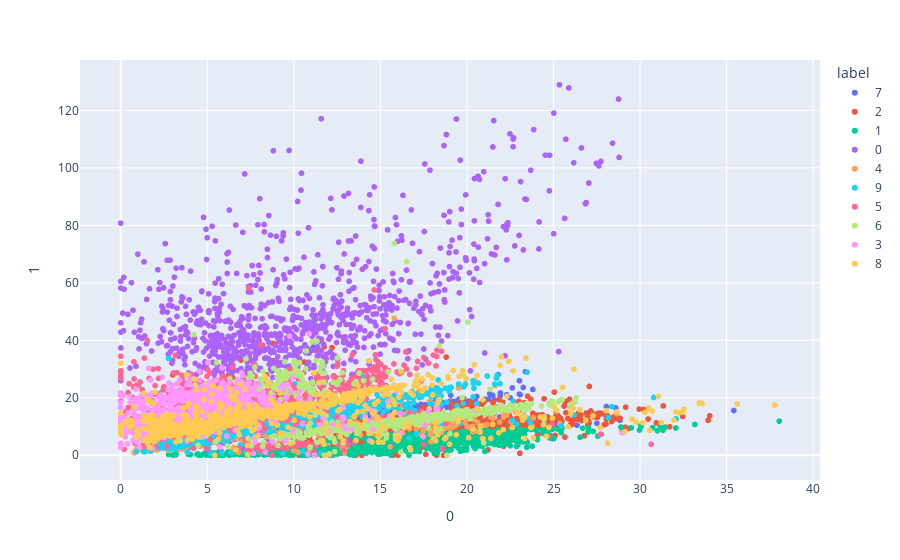

Notebook code for this chart:
### Code cell
px.scatter(cuac_df, x = 0, y = 1, color = "label")

### Figure 1 — Plotly figure (JSON) as saved in the notebook; plotly's stock layout.template omitted (floating-point values rounded to 4 significant figures; data arrays with more than 128 entries replaced by an {"elided": "..."} marker saying what was removed)
{"data": [{"hovertemplate": "label=7<br>0=%{x}<br>1=%{y}<extra></extra>", "legendgroup": "7", "marker": {"color": "#636efa", "symbol": "circle"}, "mode": "markers", "name": "7", "showlegend": true, "type": "scattergl", "x": {"elided": "1028 float values"}, "xaxis": "x", "y": {"elided": "1028 float values"}, "yaxis": "y"}, {"hovertemplate": "label=2<br>0=%{x}<br>1=%{y}<extra></extra>", "legendgroup": "2", "marker": {"color": "#EF553B", "symbol": "circle"}, "mode": "markers", "name": "2", "showlegend": true, "type": "scattergl", "x": {"elided": "1032 float values"}, "xaxis": "x", "y": {"elided": "1032 float values"}, "yaxis": "y"}, {"hovertemplate": "label=1<br>0=%{x}<br>1=%{y}<extra></extra>", "legendgroup": "1", "marker": {"color": "#00cc96", "symbol": "circle"}, "mode": "markers", "name": "1", "showlegend": true, "type": "scattergl", "x": {"elided": "1135 float values"}, "xaxis": "x", "y": {"elided": "1135 float values"}, "yaxis": "y"}, {"hovertemplate": "label=0<br>0=%{x}<br>1=%{y}<extra></extra>", "legendgroup": "0", "marker": {"color": "#ab63fa", "symbol": "circle"}, "mode": "markers", "name": "0", "showlegend": true, "type": "scattergl", "x": {"elided": "980 float values"}, "xaxis": "x", "y": {"elided": "980 float values"}, "yaxis": "y"}, {"hovertemplate": "label=4<br>0=%{x}<br>1=%{y}<extra></extra>", "legendgroup": "4", "marker": {"color": "#FFA15A", "symbol": "circle"}, "mode": "markers", "name": "4", "showlegend": true, "type": "scattergl", "x": {"elided": "982 float values"}, "xaxis": "x", "y": {"elided": "982 float values"}, "yaxis": "y"}, {"hovertemplate": "label=9<br>0=%{x}<br>1=%{y}<extra></extra>", "legendgroup": "9", "marker": {"color": "#19d3f3", "symbol": "circle"}, "mode": "markers", "name": "9", "showlegend": true, "type": "scattergl", "x": {"elided": "1009 float values"}, "xaxis": "x", "y": {"elided": "1009 float values"}, "yaxis": "y"}, {"hovertemplate": "label=5<br>0=%{x}<br>1=%{y}<extra></extra>", "legendgroup": "5", "marker": {"color": "#FF6692", "symbol": "circle"}, "mode": "markers", "name": "5", "showlegend": true, "type": "scattergl", "x": {"elided": "892 float values"}, "xaxis": "x", "y": {"elided": "892 float values"}, "yaxis": "y"}, {"hovertemplate": "label=6<br>0=%{x}<br>1=%{y}<extra></extra>", "legendgroup": "6", "marker": {"color": "#B6E880", "symbol": "circle"}, "mode": "markers", "name": "6", "showlegend": true, "type": "scattergl", "x": {"elided": "958 float values"}, "xaxis": "x", "y": {"elided": "958 float values"}, "yaxis": "y"}, {"hovertemplate": "label=3<br>0=%{x}<br>1=%{y}<extra></extra>", "legendgroup": "3", "marker": {"color": "#FF97FF", "symbol": "circle"}, "mode": "markers", "name": "3", "showlegend": true, "type": "scattergl", "x": {"elided": "1010 float values"}, "xaxis": "x", "y": {"elided": "1010 float values"}, "yaxis": "y"}, {"hovertemplate": "label=8<br>0=%{x}<br>1=%{y}<extra></extra>", "legendgroup": "8", "marker": {"color": "#FECB52", "symbol": "circle"}, "mode": "markers", "name": "8", "showlegend": true, "type": "scattergl", "x": {"elided": "974 float values"}, "xaxis": "x", "y": {"elided": "974 float values"}, "yaxis": "y"}], "layout": {"legend": {"title": {"text": "label"}, "tracegroupgap": 0}, "margin": {"t": 60}, "xaxis": {"anchor": "y", "domain": [0, 1], "title": {"text": "0"}}, "yaxis": {"anchor": "x", "domain": [0, 1], "title": {"text": "1"}}}}
